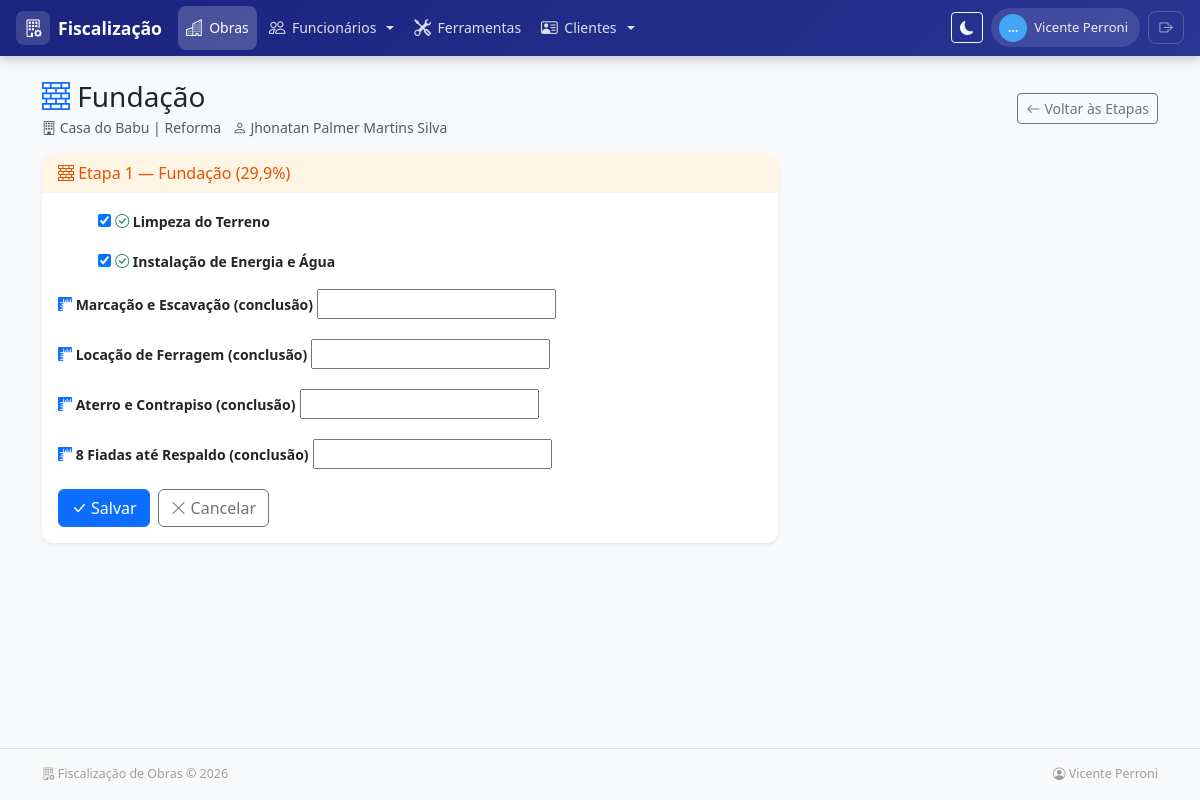
The page /obras/etapa/1/fundacao/ (signed in) on the database its author committed.
### apps/obras/models.py (models this page shows, shortened)
class Etapa(models.Model):
    obra = models.ForeignKey(
        Obra,
        on_delete=models.CASCADE,
        related_name='etapas',
        verbose_name="Obra"
    )
    ETAPA_CHOICES = [
        (1, 'Etapa 1 - Fundação (29.9%)'),
        (2, 'Etapa 2 - Estrutura (45%)'),
        (3, 'Etapa 3 - Revestimentos e Instalações (70%)'),
        (4, 'Etapa 4 - Acabamentos (84%)'),
        (5, 'Etapa 5 - Finalização (95%)'),
    ]
    numero_etapa = models.IntegerField(
        choices=ETAPA_CHOICES,
        verbose_name="Número da Etapa"
    )
    PERCENTUAIS_ETAPA = {
        1: Decimal('29.9'),
        2: Decimal('45.0'),
        3: Decimal('70.0'),
        4: Decimal('84.0'),
        5: Decimal('95.0'),
    }
    percentual_valor = models.DecimalField(
        max_digits=5,
        decimal_places=2,
        verbose_name="Percentual da Etapa"
    )
    STATUS_CHOICES = [
        ('pendente', 'Pendente'),
        ('em_andamento', 'Em andamento'),
        ('concluida', 'Concluída'),
    ]
    status = models.CharField(
        max_length=20,
        choices=STATUS_CHOICES,
        default='pendente',
        verbose_name="Status"
    )
    data_inicio = models.DateField(null=True, blank=True, verbose_name="Data de Início")
    data_termino = models.DateField(null=True, blank=True, verbose_name="Data de Término")
    concluida = models.BooleanField(default=False, verbose_name="Concluída")
    class Meta:
        verbose_name = "Etapa"
        verbose_name_plural = "Etapas"
        ordering = ['numero_etapa']
        unique_together = ['obra', 'numero_etapa']

class SoftDeleteModel(models.Model):
    deleted_at = models.DateTimeField(null=True, blank=True, db_index=True)
    objects = ActiveManager()
    all_objects = AllObjectsManager()
    class Meta:
        abstract = True

class Obra(SoftDeleteModel):
    nome = models.CharField(max_length=200, verbose_name="Nome da Obra")
    endereco = models.TextField(verbose_name="Endereço")
    cliente = models.ForeignKey(
        'clientes.Cliente',
        on_delete=models.SET_NULL,
        null=True,
        blank=True,
        verbose_name="Cliente"
    )
    data_inicio = models.DateField(verbose_name="Data de Início")
    data_previsao_termino = models.DateField(
        verbose_name="Previsão de Término",
        null=True,
        blank=True
    )
    STATUS_CHOICES = [
        ('planejamento', 'Planejamento'),
        ('em_andamento', 'Em Andamento'),
        ('pausada', 'Pausada'),
        ('concluida', 'Concluída'),
        ('cancelada', 'Cancelada'),
    ]
    status = models.CharField(
        max_length=20,
        choices=STATUS_CHOICES,
        default='planejamento',
        verbose_name="Status"
    )
    percentual_concluido = models.DecimalField(
        max_digits=5,
        decimal_places=2,
        default=Decimal('0.00'),
        validators=[MinValueValidator(0), MaxValueValidator(100)],
        verbose_name="Percentual Concluído (%)"
    )
    ativo = models.BooleanField(default=True, verbose_name="Ativo")
    created_at = models.DateTimeField(auto_now_add=True, verbose_name="Criado em")
    updated_at = models.DateTimeField(auto_now=True, verbose_name="Atualizado em")
    class Meta:
        verbose_name = "Obra"
        verbose_name_plural = "Obras"
        ordering = ['-created_at']

class Etapa1Fundacao(models.Model):
    etapa = models.OneToOneField(
        Etapa,
        on_delete=models.CASCADE,
        related_name='fundacao',
        verbose_name="Etapa"
    )
    limpeza_terreno = models.BooleanField(
        default=False,
        verbose_name="Limpeza do Terreno"
    )
    instalacao_energia_agua = models.BooleanField(
        default=False,
        verbose_name="Instalação de Energia e Água"
    )
    marcacao_escavacao_conclusao = models.DateField(
        null=True,
        blank=True,
        verbose_name="Marcação e Escavação (conclusão)"
    )
    locacao_ferragem_conclusao = models.DateField(
        null=True,
        blank=True,
        verbose_name="Locação de Ferragem (conclusão)"
    )
    aterro_contrapiso_conclusao = models.DateField(
        null=True,
        blank=True,
        verbose_name="Aterro e Contrapiso (conclusão)"
    )
    fiadas_respaldo_conclusao = models.DateField(
        null=True,
        blank=True,
        verbose_name="8 Fiadas até Respaldo (conclusão)"
    )
    class Meta:
        verbose_name = "Etapa 1 - Fundação"
        verbose_name_plural = "Etapas 1 - Fundação"

### apps/clientes/models.py (models this page shows, shortened)
class Cliente(models.Model):
    nome = models.CharField(max_length=200, verbose_name='Nome')
    cpf = models.CharField(
        max_length=14,
        unique=True,
        verbose_name='CPF',
        help_text='Somente números ou formatado (000.000.000-00)',
        validators=[RegexValidator(r'^\d{3}\.\d{3}\.\d{3}-\d{2}$|^\d{11}$', 'CPF inválido')]
    )
    endereco = models.TextField(verbose_name='Endereço', blank=True, null=True)
    data_nascimento = models.DateField(verbose_name='Data de Nascimento', blank=True, null=True)
    telefone = models.CharField(max_length=30, verbose_name='Telefone', blank=True, null=True)
    email = models.EmailField(verbose_name='E-mail', blank=True, null=True)
    ativo = models.BooleanField(default=True, verbose_name='Ativo')
    created_at = models.DateTimeField(auto_now_add=True, verbose_name='Criado em')
    updated_at = models.DateTimeField(auto_now=True, verbose_name='Atualizado em')
    class Meta:
        verbose_name = 'Cliente'
        verbose_name_plural = 'Clientes'
        ordering = ['nome']

### apps/obras/views.py (the view)
# urls.py: path('etapa/<int:pk>/fundacao/', views.etapa1_detail, name='etapa1_detail'),
@login_required
def etapa1_detail(request, pk):
    etapa = get_object_or_404(Etapa, pk=pk)
    try:
        detalhe = etapa.fundacao
    except Etapa1Fundacao.DoesNotExist:
        detalhe = Etapa1Fundacao.objects.create(etapa=etapa)
    if request.method == 'POST':
        form = Etapa1FundacaoForm(request.POST, instance=detalhe)
        if form.is_valid():
            form.save()
            usuario_hist = _resolver_usuario_historico(request, form)
            _registrar_historico_etapa(etapa, usuario_hist, 'Detalhes da Etapa 1 - Fundação', form)
            messages.success(request, 'Detalhes da etapa 1 (Fundação) atualizados com sucesso.')
            return redirect(reverse('obras:etapa1_detail', args=[etapa.pk]))
    else:
        form = Etapa1FundacaoForm(instance=detalhe)
    return render(request, 'obras/etapa1_fundacao_detail.html', {'etapa': etapa, 'detalhe': detalhe, 'form': form, 'title': f'Fundação - {etapa.obra.nome}'})

### apps/obras/forms.py
class Etapa1FundacaoForm(forms.ModelForm):
    class Meta:
        model = Etapa1Fundacao
        exclude = ('etapa',)
        widgets = {
            'marcacao_escavacao_dias': forms.NumberInput(attrs={'class': 'form-control'}),
            'locacao_ferragem_dias': forms.NumberInput(attrs={'class': 'form-control'}),
            'alicerce_percentual': forms.NumberInput(attrs={'class': 'form-control', 'step': '0.01'}),
            'aterro_contrapiso_dias': forms.NumberInput(attrs={'class': 'form-control'}),
            'parede_7fiadas_blocos': forms.NumberInput(attrs={'class': 'form-control'}),
            'fiadas_respaldo_dias': forms.NumberInput(attrs={'class': 'form-control'}),
        }

### apps/obras/context_processors.py (called while the page is built)
def recent_obras(request):
    try:
        obras = list(Obra.objects.filter(ativo=True).order_by('-created_at')[:6])
    except Exception:
        obras = []
    return {'recent_obras': obras}

### apps/obras/models.py (called while the page is built)
    def alive(self):
        return self.filter(deleted_at__isnull=True)

    def get_queryset(self):
        return super().get_queryset().alive()

### templates/obras/etapa1_fundacao_detail.html (shortened to what this page needs)
{% extends 'base.html' %}
{% block extra_css %}
<link rel="stylesheet" href="https://cdn.jsdelivr.net/npm/bootstrap-icons@1.11.3/font/bootstrap-icons.min.css">
{% endblock %}
{% block content %}
<div class="d-flex flex-wrap justify-content-between align-items-center mb-3 gap-2">
  <div>
    <h1 class="h3 mb-0"><i class="bi bi-bricks text-primary"></i> Fundação</h1>
    <div class="text-muted small mt-1">
      <i class="bi bi-building"></i> {{ etapa.obra.nome }}
      {% if etapa.obra.cliente %}<span class="ms-2"><i class="bi bi-person"></i> {{ etapa.obra.cliente.nome }}</span>{% endif %}
    </div>
  </div>
  <a href="{% url 'obras:obra_etapas' etapa.obra.pk %}" class="btn btn-outline-secondary btn-sm d-flex align-items-center gap-1">
    <i class="bi bi-arrow-left"></i> Voltar às Etapas
  </a>
</div>
<div class="row">
  <div class="col-lg-8">
    <div class="card form-card shadow-sm">
      <div class="form-header" style="background: rgba(255,152,0,.1);">
        <h6 class="mb-0" style="color: #e65100;"><i class="bi bi-bricks"></i> Etapa 1 — Fundação (29,9%)</h6>
      </div>
      <div class="card-body">
        <form method="post" novalidate>
          {% for field in form %}
            {% if field.field.widget.input_type == 'checkbox' %}
            <div class="form-check form-switch mb-3">
              {{ field }}
              <label class="form-check-label fw-semibold small" for="{{ field.id_for_label }}">
                <i class="bi bi-check-circle field-icon text-success"></i> {{ field.label }}
              </label>
            </div>
            {% else %}
            <div class="mb-3">
              <label for="{{ field.id_for_label }}" class="form-label fw-semibold small">
                <i class="bi bi-rulers field-icon text-primary"></i> {{ field.label }}
              </label>
              {{ field }}
            </div>
            {% endif %}
          {% endfor %}
          <div class="d-flex gap-2 mt-3">
            <button type="submit" class="btn btn-primary d-flex align-items-center gap-1">
              <i class="bi bi-check-lg"></i> Salvar
            </button>
            <a href="{% url 'obras:obra_etapas' etapa.obra.pk %}" class="btn btn-outline-secondary d-flex align-items-center gap-1">
              <i class="bi bi-x-lg"></i> Cancelar
            </a>
          </div>
        </form>
      </div>
    </div>
  </div>
</div>
{% endblock %}

### templates/base.html (shortened to what this page needs)
<!doctype html>
<html lang="pt-br">
  <head>
    <link href="https://cdn.jsdelivr.net/npm/bootstrap@5.3.2/dist/css/bootstrap.min.css" rel="stylesheet">
    <link rel="stylesheet" href="https://cdn.jsdelivr.net/npm/bootstrap-icons@1.11.3/font/bootstrap-icons.min.css">
    {% block extra_css %}{% endblock %}
  </head>
  <body class="bg-light" {% if user.is_authenticated %}data-server-theme="{{ request.user.profile.theme_preference }}" data-server-variant="{{ request.user.profile.theme_variant }}"{% endif %}>
    {% url 'login' as login_url %}
    <nav class="main-navbar navbar navbar-expand-lg d-none d-lg-flex">
      <div class="container-fluid px-3">
        <a class="navbar-brand-custom me-3" href="{% if user.is_authenticated %}{% url 'home' %}{% else %}/{% endif %}">
          <span class="brand-icon"><i class="bi bi-building-gear"></i></span>
          <span>Fiscalização</span>
        </a>
        {% if user.is_authenticated %}
        <ul class="navbar-nav me-auto gap-1">
          {% if nav_perms.obras %}
          <li class="nav-item">
            <a class="nav-link" href="{% url 'obras:obra_list' %}">
              <i class="bi bi-buildings"></i> Obras
            </a>
          </li>
          {% endif %}
          {% if nav_perms.funcionarios %}
          <li class="nav-item dropdown">
            <a class="nav-link dropdown-toggle" href="#" role="button" data-bs-toggle="dropdown" aria-expanded="false">
              <i class="bi bi-people"></i> Funcionários
            </a>
          </li>
          {% endif %}
          {% if nav_perms.ferramentas %}
          <li class="nav-item">
            <a class="nav-link" href="/ferramentas/">
              <i class="bi bi-tools"></i> Ferramentas
            </a>
          </li>
          {% endif %}
          {% if nav_perms.clientes %}
          <li class="nav-item dropdown">
            <a class="nav-link dropdown-toggle" href="#" role="button" data-bs-toggle="dropdown" aria-expanded="false">
              <i class="bi bi-person-vcard"></i> Clientes
            </a>
          </li>
          {% endif %}
        </ul>
        <div class="d-flex align-items-center gap-2">
          <button id="themeToggle" type="button" class="btn btn-sm btn-outline-light" title="Alternar tema (claro/escuro)">
            <i id="themeToggleIcon" class="bi bi-moon-fill"></i>
          </button>
          <div class="user-pill">
            <span class="user-avatar">{{ user.first_name|default:user.username|truncatechars:1|upper }}</span>
            {{ user.get_full_name|default:user.username }}
          </div>
          <form method="post" action="{% url 'logout' %}" class="d-inline">
            <button type="submit" class="btn-logout" title="Sair">
              <i class="bi bi-box-arrow-right"></i>
            </button>
          </form>
        </div>
        {% endif %}
      </div>
    </nav>
    <main class="container my-4">
      {% block content %}{% endblock %}
    </main>
    <footer class="main-footer">
      <div class="container d-flex flex-wrap justify-content-between align-items-center">
        <span><i class="bi bi-building-gear"></i> Fiscalização de Obras &copy; {% now "Y" %}</span>
        {% if user.is_authenticated %}
        <span><i class="bi bi-person-circle"></i> {{ user.get_full_name|default:user.username }}</span>
        {% endif %}
      </div>
    </footer>
  </body>
</html>

### templates/obras/etapa1_fundacao_detail.html (style rules this page uses)
.form-card { border: none; border-radius: .75rem; }
.form-header { border-radius: .75rem .75rem 0 0; padding: .6rem 1rem; }
.field-icon { width: 18px; text-align: center; }

### templates/base.html (style rules this page uses)
:root { --nav-gradient-start: #1a237e; --nav-gradient-end: #283593; --nav-hover: rgba(255,255,255,.12); --nav-active: rgba(255,255,255,.2); --accent: #42a5f5; }
.main-navbar { background: linear-gradient(135deg, var(--nav-gradient-start), var(--nav-gradient-end)); box-shadow: 0 2px 12px rgba(0,0,0,.25); padding: .35rem 0; }
.main-navbar .nav-link { color: rgba(255,255,255,.85); padding: .6rem .9rem; border-radius: .5rem; font-size: .875rem; font-weight: 500; transition: all .2s; display: flex; align-items: center; gap: .4rem; }
.main-navbar .nav-link.active, .main-navbar .nav-link-active { color: #fff; background: var(--nav-active); }
.main-navbar .nav-link .bi { font-size: 1.05rem; }
.navbar-brand-custom { color: #fff !important; font-weight: 700; font-size: 1.1rem; display: flex; align-items: center; gap: .5rem; text-decoration: none; padding: .3rem 0; }
.navbar-brand-custom .brand-icon { background: rgba(255,255,255,.15); border-radius: .5rem; width: 34px; height: 34px; display: flex; align-items: center; justify-content: center; font-size: 1.1rem; }
.user-pill { background: rgba(255,255,255,.12); border-radius: 2rem; padding: .35rem .75rem .35rem .5rem; display: flex; align-items: center; gap: .45rem; color: rgba(255,255,255,.9); font-size: .82rem; font-weight: 500; white-space: nowrap; }
.user-avatar { width: 28px; height: 28px; border-radius: 50%; background: var(--accent); display: flex; align-items: center; justify-content: center; font-weight: 700; font-size: .75rem; color: #fff; }
.btn-logout { color: rgba(255,255,255,.7); border: 1px solid rgba(255,255,255,.2); border-radius: .5rem; padding: .35rem .65rem; font-size: .82rem; text-decoration: none; background: transparent; transition: all .2s; display: flex; align-items: center; gap: .3rem; }
.main-footer { border-top: 1px solid #dee2e6; padding: 1rem 0; margin-top: 2rem; font-size: .78rem; color: #9e9e9e; }
body { min-height: 100vh; display: flex; flex-direction: column; }
main { flex: 1; }

### rows shown on the page
Etapa: obra.nome "Casa do Babu | Reforma", obra.cliente.nome "Jhonatan Palmer Martins Silva"
Etapa1Fundacao: form "☑" "☑"

### other values the page prints
{{ user.first_name|default:user.username|truncatechars:1|upper }} "…"
{{ user.get_full_name|default:user.username }} "Vicente Perroni"
{{ field.label }} "Limpeza do Terreno" "Instalação de Energia e Água"
{{ field.label }} "Marcação e Escavação (conclusão)" "Locação de Ferragem (conclusão)" "Aterro e Contrapiso (conclusão)" "8 Fiadas até Respaldo (conclusão)"
